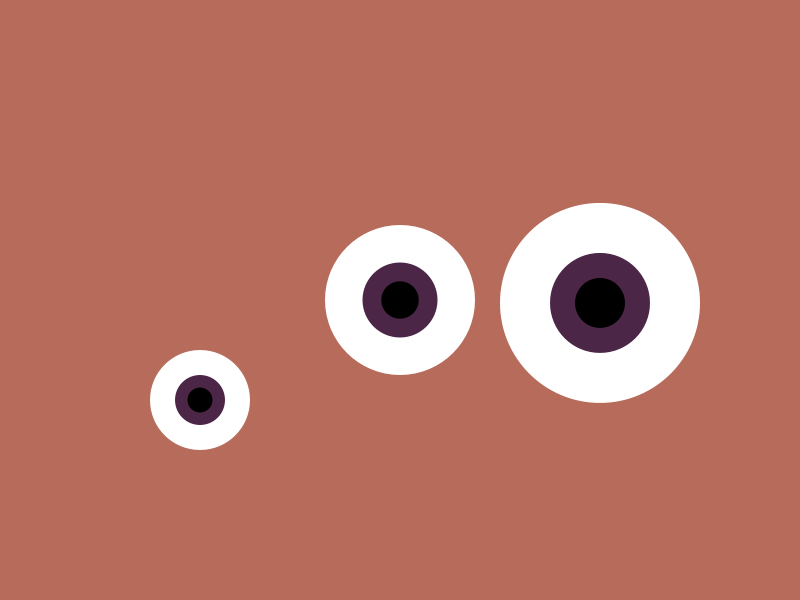
Frame 1 (no input)
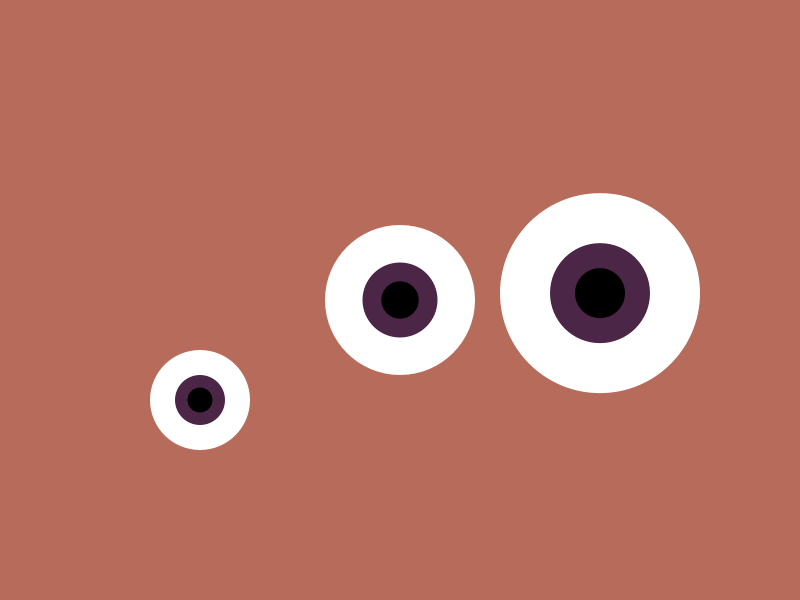
Frame 60 (the mouse pressed at the canvas centre just before this capture)
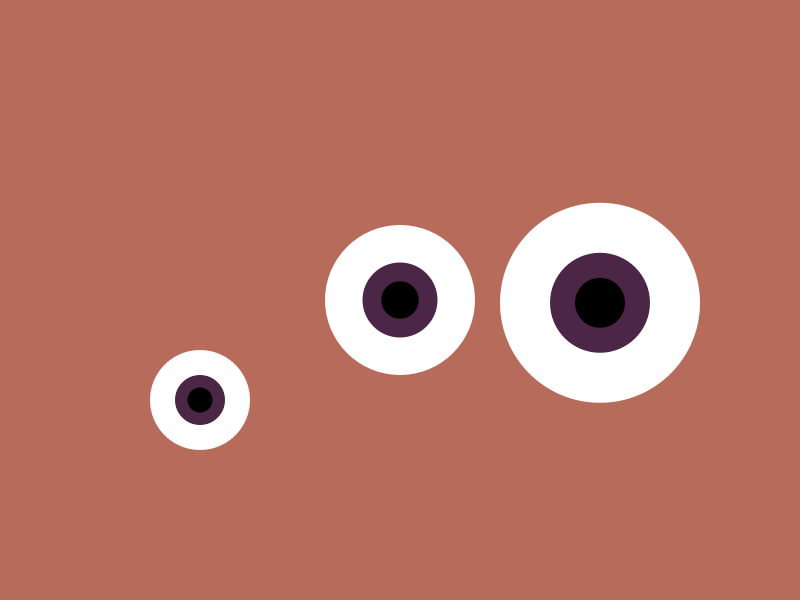
Frame 120 (the mouse held since frame 60 and released just before this capture)

The Processing sketch that drew these frames (run headless with seeded random() and noise(); from frame 60 on, the mouse is pressed at the canvas centre):

// Processing sketch: functions
// ── functions.pde
/*------------------------------------------------------------*/

void setup() { //runs once at the start
  size (800, 600); //the canvas size
  colorMode(HSB, 360, 100, 100);
  //changes the color mode to Hue, Saturation, Brightness
  //highest H 360, highest S 100, highest B 100
  //visit: http://colorizer.org/
}

/*------------------------------------------------------------*/

void draw() { //loops forever after void setup
  background(10, 50, 72); //colors the background
  eye(200, 400, 100); //calls the eyeBall function. gives it numbers for posX, posY, diameter
  eye(400, 300, 150); //calls the eyeBall function. gives it numbers for posX, posY, diameter
  eye(600, random(290, 310), 200); //calls the eyeBall function. gives it numbers for posX, posY, diameter
}

/*------------------------------------------------------------*/

void eye(float posX, float posY, float diameter) { //tells the eye what things can be changed
  noStroke(); //removes any outlines from the shapes below
  fill(0, 0, 100); //fills the eyeball with this HSB color
  ellipse(posX, posY, diameter, diameter); //draws the eyeball using numbers provided in void draw
  fill(310, 50, 30); //fills the iris with this HSB color
  ellipse(posX, posY, diameter/2, diameter/2); //draws the iris using numbers provided in void draw
  fill(0, 0, 0); //fills the pupil with this HSB color
  ellipse(posX, posY, diameter/4, diameter/4); //draws the pupil using numbers provided in void draw
}
